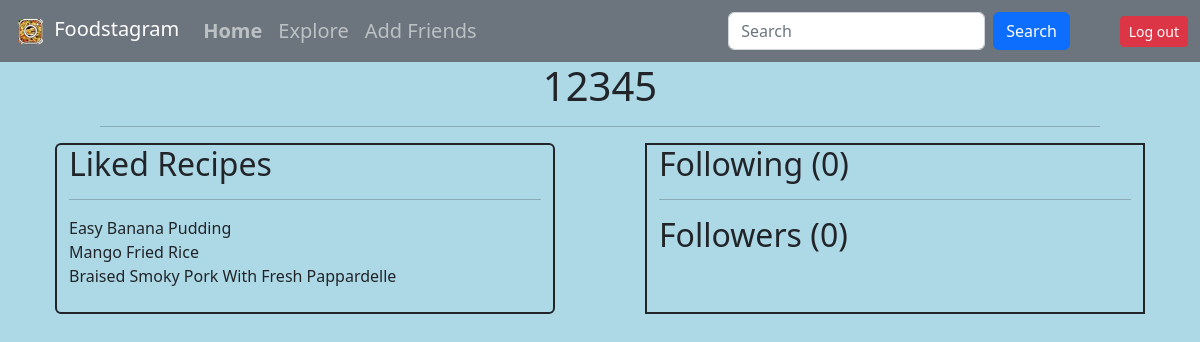
Page /home (signed in) on the earlier database version.
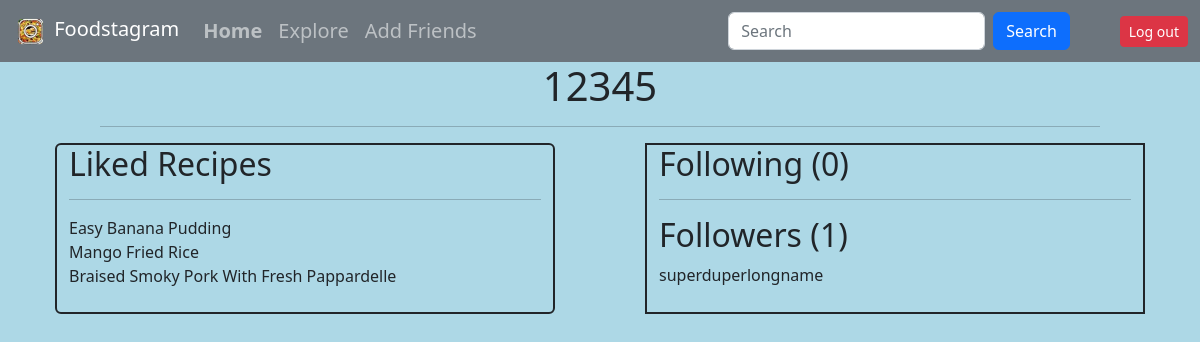
Same page on the later database version.
### tables this page shows
CREATE TABLE user_info (username TEXT, password TEXT, followers TEXT, following TEXT, liked_recipes TEXT);

### __init__.py (the view)
@app.route('/home', methods = ['GET', 'POST'])
def home():
	c.execute("SELECT * from user_info")
	c.execute("SELECT liked_recipes from user_info WHERE username = ?", [session['username'][0]])
	recipes = "".join(c.fetchall()[0]) #string of recipes
	print(recipes)
	spacedlist = []
	if (" " in recipes):
		likedlist = recipes.split() #list of all liked recipes
		for i in likedlist: #removes placeholder none and replaces _ with spaces
			spacedlist.append(i.replace("_", " "))
	c.execute("SELECT following from user_info where username = ?", [session['username'][0]])
	following = "".join(c.fetchall()[0]).split()
	c.execute("SELECT followers from user_info where username = ?", [session['username'][0]])
	followers = "".join(c.fetchall()[0]).split()
	return render_template('landing.html', liked=spacedlist, user=session['username'][0], following=following, followingcount=len(following), followers=followers, followercount=len(followers))

### templates/landing.html (shortened to what this page needs)
<!DOCTYPE html>
<html>
  <link href="https://cdn.jsdelivr.net/npm/bootstrap@5.2.3/dist/css/bootstrap.min.css" rel="stylesheet">
<body style="background-color: lightblue;">
  <nav class="navbar navbar-expand-lg navbar-dark bg-secondary">
    <div class="container-fluid">
        <div class="navbar-header">
          <a class="navbar-brand" href="/home"><img src="/static/logo.png" width="37" height="37"  alt="">
            Foodstagram</a>
        </div>
        <div class="collapse navbar-collapse" id="navbarSupportedContent">
        <ul class="navbar-nav mr-auto">
          <li class="nav-item">
            <a class="nav-link" style="font-size: 20px; font-weight: 850;" href="/home">Home</a>
          </li>
        <li class="nav-item">
            <a class="nav-link" style="font-size: 20px;" href="/explore">Explore</a>
          </li>
          <li class="nav-item">
            <a class="nav-link" style="font-size: 20px;" href="/friends">Add Friends</a>
          </li>
        </ul>
    </div>
    <form action="/search" method="POST" class="d-flex">
        <input class="form-control me-2" type="text" name="search" placeholder="Search" aria-label="Search">
        <button class="btn btn-primary" type="submit" name="search">Search</button>
      </form>
      <form action="/logout">
        <button class="btn btn-danger btn-sm" style="margin-left: 50px;" type="submit">Log out</button>
      </form>
    </div>
  </nav>
</body>
<h1 style="text-align: center;">{{user}}</h1>
<hr style="margin-left: 100px; margin-right: 100px;">
<div class="container-fluid">
  <div class="row justify-content-md-center">
    <div class="col col-5 border border-2 rounded border-dark" style="height: fit-content ;">
    <h2>Liked Recipes</h2>
    <hr>
    {% for recipe in liked %}
          {{recipe}}
          <br>
      {% endfor %}
      <br>
      </div>
      <div class="col col-5 border border-2 border-dark" style="margin-left: 90px;">
        <h2>Following ({{followingcount}})</h2>
      <hr>
        <h2>Followers ({{followercount}})</h2>
        {% for name in followers %}
        {{name}}
        <br>
      {% endfor %}
      <br>
      </div>
  </div>
</div>
</html>

Differences in the rows shown:
now on this page (row edited): user_info: followers "superduperlongname"
Other differences:
{{ followercount }}: "0" → "1"
